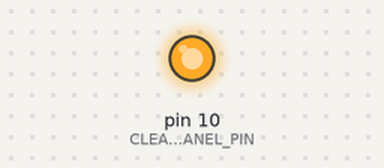
This sketch was run on a simulated Arduino Uno, built with avr-gcc and run on an emulated ATmega328P. On the bench: output pins drawn as LEDs (lit = HIGH).

Above: at 0.1 s.
Timing chart, 0 to 1.6 s (numbered marks = the images above):
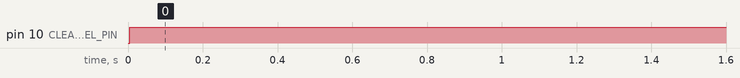

The sketch:

blinkofant_testcode.ino
```cpp
/*
blinkytest
for blinkofant

wizard23

1 modul braucht 1.2A

*/


#include "SPI.h"

#define CLEAR_PANEL_PIN 10
// this goes on panel to pin #10

#define DATA_PIN 11
// this goes on panel to pin #8

#define CLOCK_PIN 13
// this goes on panel to pin #4

#define PANELS 2
#define PANELDATA_SIZE (10*PANELS)

uint8_t panelData[PANELDATA_SIZE];

void setPixel(int x, int y, int value)
{
  int index = (y+1) + x*10; // y+1 because 1st bit controlls blinking
  int byteNr = index >> 3; // division by 8
  int bitNr = index & 0x7; // rest bei div durch 8

   if (value)
   {
     panelData[byteNr] |= 1 << bitNr;
   }
   else
   {
     panelData[byteNr] &= ~(1 << bitNr);
   }
}

void setAllPixel(uint8_t value)
{
  for (int i = 0; i < PANELDATA_SIZE; i++)
  {
    panelData[i] = value;
  }
}


/*  we use SPI now ;)
void shiftPixelData()
{
  screen_off();

  for (int i = 0; i < PANELDATA_SIZE; i++)
  {
    uint8_t value = panelData[i];

    shiftOut(DATA_PIN, CLOCK_PIN, LSBFIRST, panelData[i]);
  }

  screen_on();
}
*/


void shiftPixelData()
{
  screen_off();

  for (int i = 0; i < PANELDATA_SIZE; i++)
  {
    uint8_t value = panelData[i];

    SPDR = panelData[i];
    while(!(SPSR & (1<<SPIF)));
  }

  screen_on();


}


void setup()
{
  pinMode(CLEAR_PANEL_PIN,OUTPUT);
  pinMode(DATA_PIN,OUTPUT);
  pinMode(CLOCK_PIN,OUTPUT);

  digitalWrite(CLEAR_PANEL_PIN,LOW);
  digitalWrite(DATA_PIN,LOW);
  digitalWrite(CLOCK_PIN,LOW);


    SPI.begin();
    SPI.setBitOrder(LSBFIRST);
    SPI.setDataMode(SPI_MODE0);
    SPI.setClockDivider(SPI_CLOCK_DIV128); // biggest divider there is.


}


void screen_off()
{
    digitalWrite(CLEAR_PANEL_PIN,LOW);
}

void screen_on()
{
    digitalWrite(CLEAR_PANEL_PIN,HIGH);
}


int state = 0;

void loop ()
{
    state++;


  for (int x = 0; x < 8*PANELS; x++)
  {
    for (int y = 0; y < 9; y++)
    {
      setPixel(x, y, state % 2);
    }
  }

  shiftPixelData();
  delay(5000);
  return;

  /*
  for (int x = 0; x < 8*PANELS; x++)
  {
    for (int y = 0; y < 9; y++)
    {
      setPixel(x, y, ((x>>1)+(y>>1)+state)&1);
    }
  }

  shiftPixelData();
  delay(4);
  return;
  */
  for (int x = 0; x < 8*PANELS; x++)
  {
    for (int y = 0; y < 9; y++)
    {
      //setPixel(x, y, ((x>>1) + (y>>1) + state) & 1);
      float dx = x-4;
      float dy = y-4;
      float d = sqrt(dx*dx+dy*dy);
      int ds = 3*d+state;
      setPixel(x, y, (ds % 20) <= 10);
    }
  }

  shiftPixelData();
  delay(5);


}
```

Measured:
- by itself, pin 10 (CLEAR_PANEL_PIN): LOW → HIGH at 0.00 s
